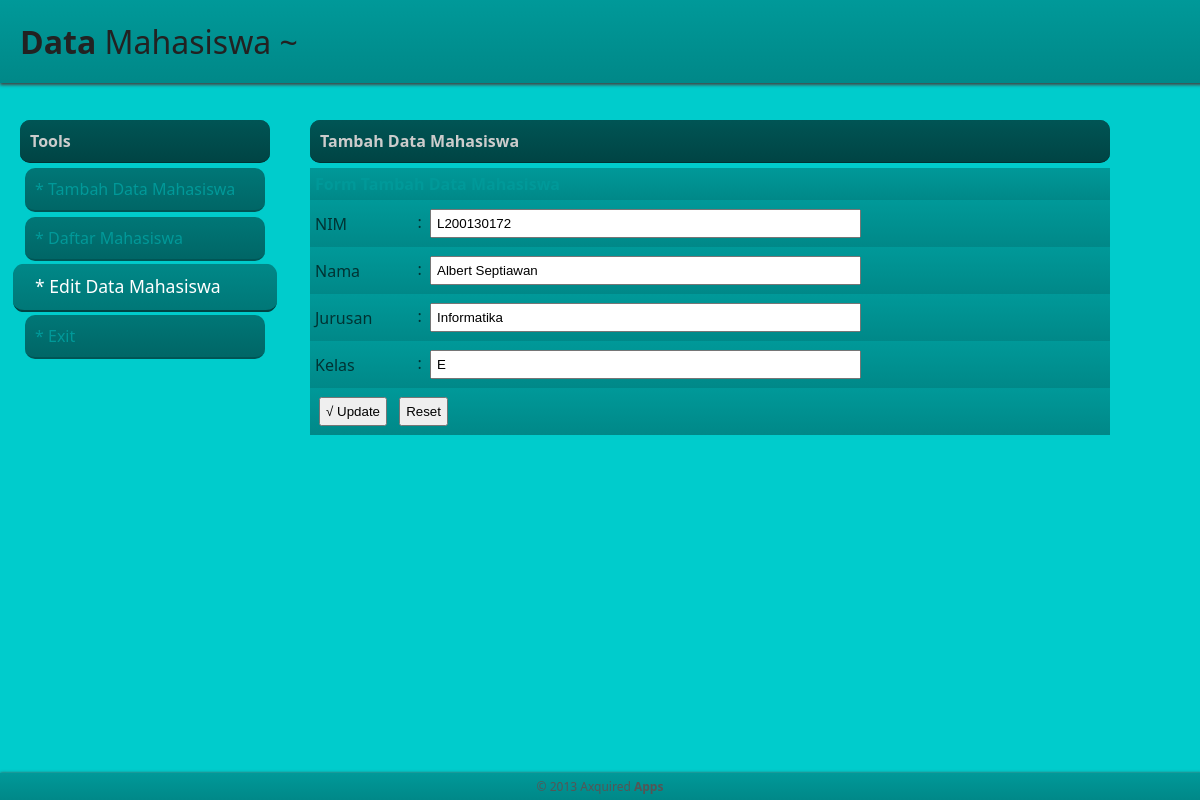
Screenshot of /front.php?n=editData&idEdit=1 with the database file from the repository.
### tables this page shows
CREATE TABLE IF NOT EXISTS `mhs` (
  `id` int(3) NOT NULL,
  `nim` varchar(11) NOT NULL,
  `nama` varchar(30) NOT NULL,
  `jurusan` varchar(30) NOT NULL,
  `kelas` varchar(2) NOT NULL
);

### inc/editData.php (the view, shortened to what this page needs)
<span>Tambah Data Mahasiswa </span>
<?php
	$id = $_GET[idEdit];
	$q = mysql_query("SELECT * FROM mhs WHERE id='$id'");
	while($ed=mysql_fetch_array($q)){
?>
<form id="formAdd" method="post">
<table width="100%" border="0" cellspacing="0" cellpadding="5">
  <thead>
    <th align="left" colspan="2">Form Tambah Data Mahasiswa</th>
  </thead>
  <tbody>
  <tr>
    <td>NIM</td>
    <td>: <input type="text" name="nim" placeholder="NIM" size="50" value="<?php echo $ed[nim]; ?>" required></td>
  </tr>
  <tr>
    <td>Nama</td>
    <td>: <input type="text" name="nama" placeholder="Nama Mahasiswa" size="50" value="<?php echo $ed[nama]; ?>" required></td>
  </tr>
  <tr>
    <td>Jurusan</td>
    <td>: <input type="text" name="jurusan" placeholder="Jurusan" size="50" value="<?php echo $ed[jurusan] ?>" required></td>
  </tr>
  <tr>
    <td>Kelas</td>
    <td>: <input type="text" name="kelas" placeholder="Kelas" size="50" value="<?php echo $ed[kelas] ?>" required></td>
  </tr>
  <tr>
    <td colspan="2"><input type="submit" name="UPDATE" value="&radic; Update"> <input type="reset"></td>
  </tr>
  </tbody>
</table>
</form>
<?php
}
?>

### defaultCSS.css (style rules this page uses)
body { margin:0; padding:0; background-color:#00CCCC; font-family:"Segoe UI", "Trebuchet MS", Verdana; }
.leftMenu > span, .leftMenu > a, .rightContent > span { display:block; padding:10px; border-radius: 10px; }
div#contenMid .leftMenu span, div#contenMid .rightContent span { background-image:-moz-linear-gradient(top, #005555, #004444); background-image:-webkit-linear-gradient(top, #005555, #004444); background-color:#005555; color:#CCC; border-bottom:#003333 1px solid; margin-bottom:5px; font-weight:bold; }
.rightContent table thead { color: #009999; background-image:-moz-linear-gradient(top, #006666, #005555); background-image:-webkit-linear-gradient(top, #009999, #008888); }
.rightContent table tbody tr { color:#003333; background-image:-moz-linear-gradient(top, #009999, #008888); background-image:-webkit-linear-gradient(top, #009999, #008888); text-transform:capitalize; }
form#formAdd input { text-transform:capitalize; padding:5px; margin:4px; }

### rows the page displays
mhs: nim "l200130172", nama "albert septiawan", jurusan "informatika", kelas "e"
